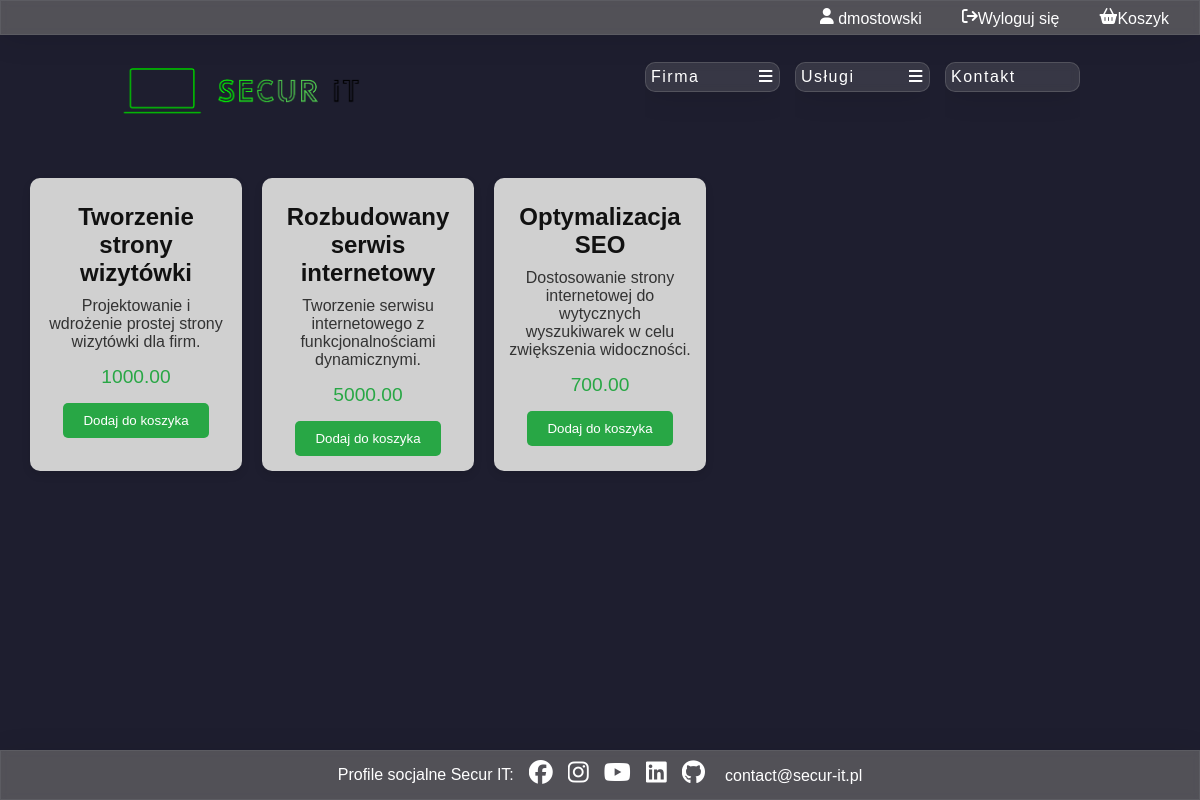
Screenshot of /FO/websites.php (signed in) with the database file from the repository.
### tables this page shows
CREATE TABLE IF NOT EXISTS `users` (
  `id_user` int(11) NOT NULL AUTO_INCREMENT,
  `id_employee` int(11) DEFAULT NULL,
  `id_company` int(11) DEFAULT NULL,
  `first_name` varchar(50) DEFAULT NULL,
  `last_name` varchar(100) DEFAULT NULL,
  `id_country_code` int(11) DEFAULT NULL,
  `phone_number` varchar(20) DEFAULT NULL,
  `email_address` varchar(200) DEFAULT NULL,
  `username` varchar(50) DEFAULT NULL,
  `password` varchar(250) DEFAULT NULL,
  `is_company_admin` tinyint(1) DEFAULT NULL,
  `id_discount` int(11) DEFAULT NULL,
  PRIMARY KEY (`id_user`),
  KEY `id_employee` (`id_employee`),
  KEY `id_country_code` (`id_country_code`),
  KEY `id_discount` (`id_discount`)
);

CREATE TABLE IF NOT EXISTS `services` (
  `id_service` int(11) NOT NULL AUTO_INCREMENT,
  `id_service_type` int(11) DEFAULT NULL,
  `name` varchar(100) DEFAULT NULL,
  `description` longtext DEFAULT NULL,
  `price` decimal(10,2) DEFAULT NULL,
  `id_department` int(11) DEFAULT NULL,
  PRIMARY KEY (`id_service`),
  KEY `id_service_type` (`id_service_type`),
  KEY `id_department` (`id_department`)
);

### DB/db_connection.php (called while the page is built, shortened)
<?php
    class db_connection{
        var $host = "localhost";
        var $dbname = "secur_it";
        var $username = "root";
        var $password = "";
        public function databaseConnect(){
            $con = mysqli_connect($this->host, $this->username, $this->password, $this->dbname);
            if(!$con){
                die("Connection failed: " . mysqli_connect_error());
            }
            else{
                $this->connect = $con;
            }
        }
    }
?>

### DB/db_accounts.php (called while the page is built, shortened)
<?php
    include_once("db_connection.php");
    class db_accounts extends db_connection {
        function selectCustomerById($id_user, $id_company)
        {
            mysqli_set_charset($this->connect, "utf8mb4");
            $query = "SELECT u.id_user, u.id_company, u.first_name, u.last_name, u.id_country_code as uicc, cc1.country_code as ucc, u.phone_number as upn, u.email_address as uea, u.username, u.password, u.is_company_admin, c.company_name, c.additional_name, c.tax, c.id_country_code, cc2.country_code as ccc, c.phone_number as cpn, c.email_address as cea
            FROM users as u
            JOIN country_codes as cc1 ON cc1.id_country_code = u.id_country_code
            LEFT JOIN companies as c ON c.id_company = u.id_company
            LEFT JOIN country_codes as cc2 ON cc2.id_country_code = c.id_country_code
            WHERE id_user =".$id_user.";";
            $data = mysqli_query($this->connect, $query);
            if (mysqli_num_rows($data) > 0)
            {
                return $data;
            }
        }
    }
?>

### DB/db_services.php (called while the page is built, shortened)
<?php
    include_once("db_connection.php");
    class db_services extends db_connection{
        function selectServices_websites(){
            mysqli_set_charset($this->connect, "utf8mb4");
            $query = 'SELECT * FROM `services` WHERE id_service_type = 4';
            $data = mysqli_query($this->connect, $query);
            if (mysqli_num_rows($data) > 0){
            return $data;
            }
        }
    }
?>

### FO/websites.php (the view, shortened to what this page needs)
<!DOCTYPE html>
<html lang="pl">
    <head>
        <link rel="stylesheet" href="./style.css">
        <link rel="stylesheet" href="https://cdnjs.cloudflare.com/ajax/libs/font-awesome/4.7.0/css/font-awesome.min.css">
    </head>
    <body>
        <main class="main">
            <?php
                include("header.php");
                include("nav.php");
                include("footer.php");
            ?>
            <?php
                include('../DB/db_services.php');
                $baza = new db_services();
                $baza->databaseConnect();
                $data = $baza->selectServices_websites();
                if (!empty($data)) {
            ?>
            <div class="tresc">
            <?php
                while ($row = mysqli_fetch_assoc($data)) {
                    echo "<div class='artykul'>
                    <h3>".$row['name']."</h3>
                    <p>".$row['description']."</p>
                    <div class='price'>".$row['price']."</div>";
                    if (isset($_SESSION['loggedin']) && $_SESSION['loggedin'] === true) {
                        echo "<form method='POST' action='networks.php'>
                            <input type='hidden' name='id_service' value='".$row['id_service']."'>
                            <button type='submit' name='opcja' value='dodaj'>Dodaj do koszyka</button>
                        </form>";
                    }
                    echo "</div>";
                }
                } else {
                    echo "Brak usług";
                }
            ?>
            </div>
        </main>
    </body>
</html>

### FO/header.php (shortened to what this page needs)
<header class="header">
    <?php
        include_once('../DB/db_accounts.php');
        if (isset($_SESSION['loggedin']) && $_SESSION['loggedin'] === true) {
            $id_user = $_SESSION['id_user'];
            $baza = new db_accounts();
            $baza->databaseConnect();
            $data = $baza->selectCustomerById($id_user, null);
            if ($data && mysqli_num_rows($data) > 0) {
                $user = mysqli_fetch_assoc($data);
                echo "<div class='header-content'>";
                echo "<a href='./account.php' class='header-link'><i class='fa-solid fa-user'></i> ";
                echo ($user['username']);
                echo "</a><a href='./logout.php' class='header-link'><i class='fa-solid fa-arrow-right-from-bracket'></i>Wyloguj się</a>";
                echo "<a href='basket.php' class='header-link'><i class='fa-solid fa-basket-shopping'></i>Koszyk</a>";
                echo "</div>";
            }
        }
        else{
            echo "<div class='header-content'>";
            echo "<a href='./registration.php' class='header-link'><i class='fa-solid fa-user-plus'></i>Rejestracja</a>";
            echo "<a href='./login.php' class='header-link'><i class='fa-solid fa-user'></i>Logowanie</a>";
            echo "</div>";
        }
    ?>
</header>

### FO/style.css (style rules this page uses)
* { margin: 0; text-decoration: none; overflow: hidden; font-family: 'Gill Sans', 'Gill Sans MT', Calibri, 'Trebuchet MS', sans-serif; box-sizing: border-box; }
body { background-color: #1e1e2f; font-family: 'Roboto Mono', monospace; color: #fff; margin: 0; overflow: hidden; }
header { display: flex; height: 35px; justify-content: flex-end; align-items: center; padding: 5px; padding-right: 190px; background-color: rgb(117, 116, 116, 0.6); box-shadow: 0 4px 30px rgba(0, 0, 0, 0.1); backdrop-filter: blur(3.5px); -webkit-backdrop-filter: blur(3.5px); border: 1px solid rgba(147, 143, 143, 0.18); }
.header { display: flex; justify-content: flex-end; align-items: center; padding: 10px 20px; background-color: rgb(117, 116, 116, 0.6); box-shadow: 0 4px 30px rgba(0, 0, 0, 0.1); backdrop-filter: blur(3.5px); -webkit-backdrop-filter: blur(3.5px); border: 1px solid rgba(147, 143, 143, 0.18); }
.header-content { display: flex; gap: 20px; }
.header-link { color: white; text-decoration: none; font-size: 16px; padding: 10px; border-radius: 5px; transition: background-color 0.3s, transform 0.3s; }
.main { overflow: auto; width: 100vw; height: calc(100vh - 50px); background-size: cover; margin-bottom: 50px; }
.tresc { display: grid; grid-template-columns: repeat(auto-fill, minmax(200px, 1fr)); gap: 20px; padding: 20px; border-radius: 10px; color: rgb(255, 255, 255); margin: 10px; overflow: auto; text-shadow: 2px 2px #000000; }
.artykul { background-color: #d0d0d0; border-radius: 10px; box-shadow: 0 4px 8px rgba(0, 0, 0, 0.1); overflow: hidden; transition: transform 0.3s, box-shadow 0.3s; padding: 15px; text-align: center; color: #222; text-shadow: none; }
.artykul h3 { margin: 10px 0; font-size: 1.5em; color: #111; }
.artykul p { color: #333; font-size: 1em; margin-bottom: 15px; }
.artykul .price { font-size: 1.2em; color: #28a745; margin-bottom: 15px; }
.artykul button { background-color: #28a745; color: white; border: none; border-radius: 5px; padding: 10px 20px; cursor: pointer; transition: background-color 0.3s, transform 0.3s; }
.artykul { background-color: #d0d0d0; border-radius: 10px; margin-bottom: 10px; box-shadow: 0 4px 8px rgba(0, 0, 0, 0.1); overflow: hidden; transition: transform 0.3s, box-shadow 0.3s; padding: 15px; text-align: center; color: #222; text-shadow: none; margin-bottom: 5px; }

### rows the page displays
users: username "dmostowski"
services: name "Tworzenie strony wizytówki", description "Projektowanie i wdrożenie prostej strony wizytówki dla firm.", price "1000.00"
services: name "Rozbudowany serwis internetowy", description "Tworzenie serwisu internetowego z funkcjonalnościami dynamicznymi.", price "5000.00"
services: name "Optymalizacja SEO", description "Dostosowanie strony internetowej do wytycznych wyszukiwarek w celu zwiększenia widoczności.", price "700.00"
